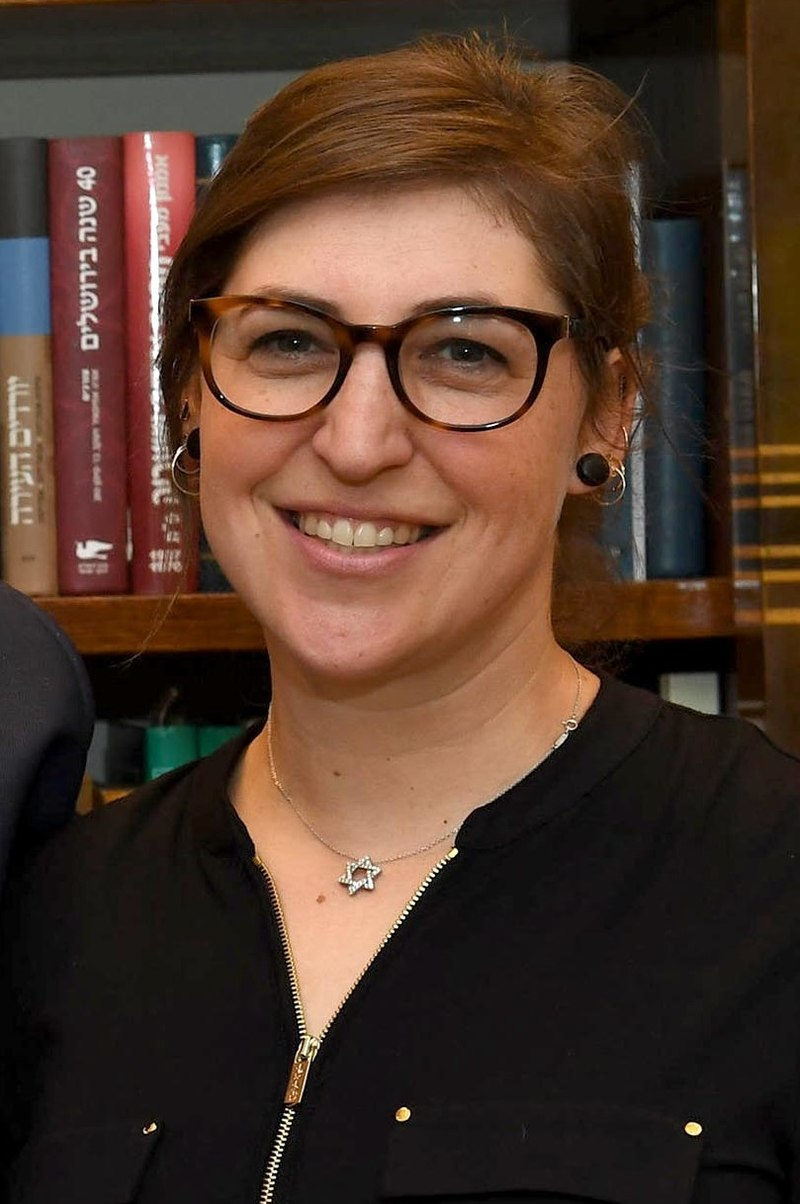
#> input picture data/mayim.jpeg, 800 x 1204 px, found by its file name
$ python app.py
#> lines starting #> are read from the running program, lines starting #| are printed output that depends on the picture

from tkinter import CASCADE
import cv2
import numpy as np
from PIL import Image, ImageOps
from dataclasses import dataclass
from collections import OrderedDict

@dataclass
class DigitalImaging:
    #define and initial classifiers as data members
    eye_classifier:CASCADE = \
        cv2.CascadeClassifier(cv2.data.haarcascades + 'haarcascade_eye.xml')
    face_classifier:CASCADE = \
        cv2.CascadeClassifier(cv2.data.haarcascades +
                              'haarcascade_frontalface_default.xml')

    def __init__(self) -> None:
        pass


    def convert_to_gs(self, path: str = "") -> Image:
        """convert_to_gs

        Args:
            path (str, optional): path to image. Defaults to "".

        Returns:
            Image: converted to grayscale
        """
#> called with path = 'final_proj\\data\\mayim.jpeg'
        # open the image by the givven path
        with Image.open(path) as image:
            # convert to grayscale mode
#> image is the input picture: PIL image 800x1204 RGB; mean R, G, B 78.3, 55.6, 43.1
            im = ImageOps.grayscale(image)
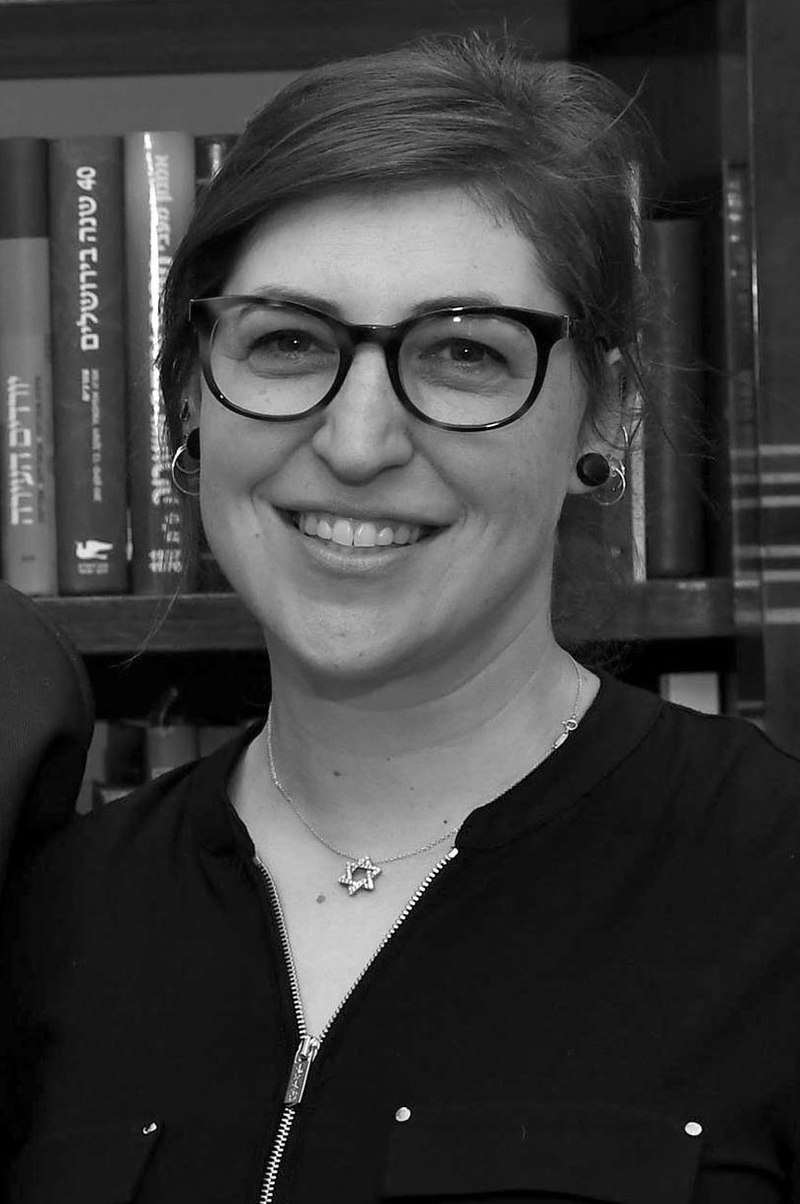
#> im: PIL image 800x1204 L; min 0, max 255, mean 61
            print("image mode is: ",im.mode)
#| image mode is:  L
        return im

    def color_at(self, array: np.ndarray, i: int, j: int) -> tuple:
        # check if imgage is writble
        if array.flags.writeable:
            # return a tuple with the RGB in givven cordinate
            return tuple(array[i][j])
        pass

    def reduce_to(self, path: str = "", ch: str = "") -> Image:
        im = Image.open(path)
        image_array = np.array(im)
        if ch.upper() == "R":
            image_array[:, :, (1, 2)] = 0

        elif ch.upper() == "G":
            image_array[:, :, (0, 2)] = 0

        elif ch.upper() == "B":
            image_array[:, :, (0, 1)] = 0
        im = Image.fromarray(image_array)
        return im

    def make_collage(self, images: list = []) -> np.ndarray:
        # variable that holds the position in the tuple
        select_color = 0
        # colors tuple
        collors = ((1, 2), (0, 2), (0, 1))
        # initial the first color "RED"
        color = collors[0]
        # variable that hold the value of the count of the images
        count = 0
        # an array for the new image
        new_arr = []
        for image in images:
            # an expression to manage the color replace every 3 images
            if select_color % 3 == 0:
                color = collors[count]
                count = count+1 if count < 2 else 0
            # convert the current image to array
            image_array = np.array(image)
            # reduce the color of the image
            image_array[:, :, color] = 0
            select_color += 1
            # appending the new image array
            new_arr.append(image_array)
        concatenate = np.concatenate(tuple(new_arr), axis=0)
        return concatenate

    def shapes_dict(self, list_obj: list = []):
        order: OrderedDict = {}
        for index, image in enumerate(list_obj):
            # putting all images dimensions in dictionary by order
            order[index] = image.size
        return order

    # [9 lines left out: function show_image, not called in this run]

    def detect_obj(self, path: str = "", object: str = "",  im: Image = None) -> Image:
        # an expressin so we can handle to get image by object or by path
        if path != "" and im == None:
            img = cv2.imread(path)
        else:
            img = im
        # make a copy of the image
        copy = img.copy()
        # convert image mode to grayscale
        img_gray = cv2.cvtColor(copy, cv2.COLOR_BGR2GRAY)
        # an expression to define the desire classifier by the class data members
        if object.upper() == "FACE":
            classifier = self.face_classifier
        elif object.upper() == "EYES":
            classifier = self.eye_classifier
        # the algorithm to detect an object in image
        image = classifier.detectMultiScale(img_gray,1.1,20)
        for (_x, _y, _w, _h) in image:
            cv2.rectangle(copy,
                          (_x, _y),  # upper-left corner
                          (_x+_w, _y+_h),  # lower-right corner
                          (0, 0, 0),
                          5)
        copy = Image.fromarray(copy)
        return copy

    # [32 lines left out: functions detect_obj_adv, detect_face_in_vid, not called in this run]


def __del__(self):
    print("Destroy")
    pass


if __name__ == "__main__":
    di = DigitalImaging()
    image_path = r'final_proj\data\mayim.jpeg'
    gray_img = di.convert_to_gs(image_path)
    img = Image.open(image_path)
    img.show()
    gray_img.show()
    img_arr = np.array(img)
    print(di.color_at(img_arr,4,5))
#| (80, 50, 14)
    green_img = di.reduce_to(image_path,"g")
#> in reduce_to, `image_array[:, :, (0, 2)] = 0`:
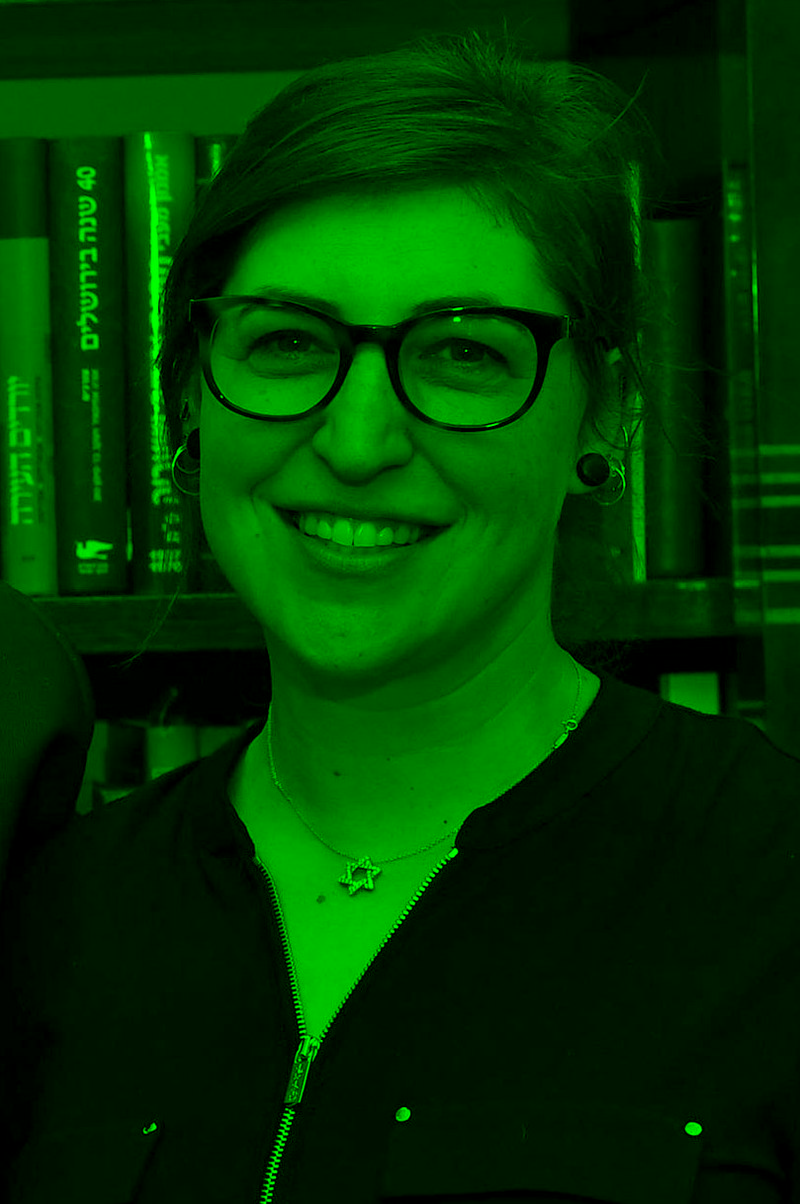
#> image_array: shape (1204, 800, 3); mean R, G, B 0, 55.6, 0
    green_img.show()
    images_array = [img for i in range(10)]
#> images_array = 10 items
    collage = di.make_collage(images_array)
#> the loop in make_collage, `for image in images:` made 10 passes
#> (color, count) on passes 1, 4, 7, 10: ((1, 2), 1), ((0, 2), 2), ((0, 1), 0), ((1, 2), 1)
#> after the loop in make_collage, `for image in images:`:
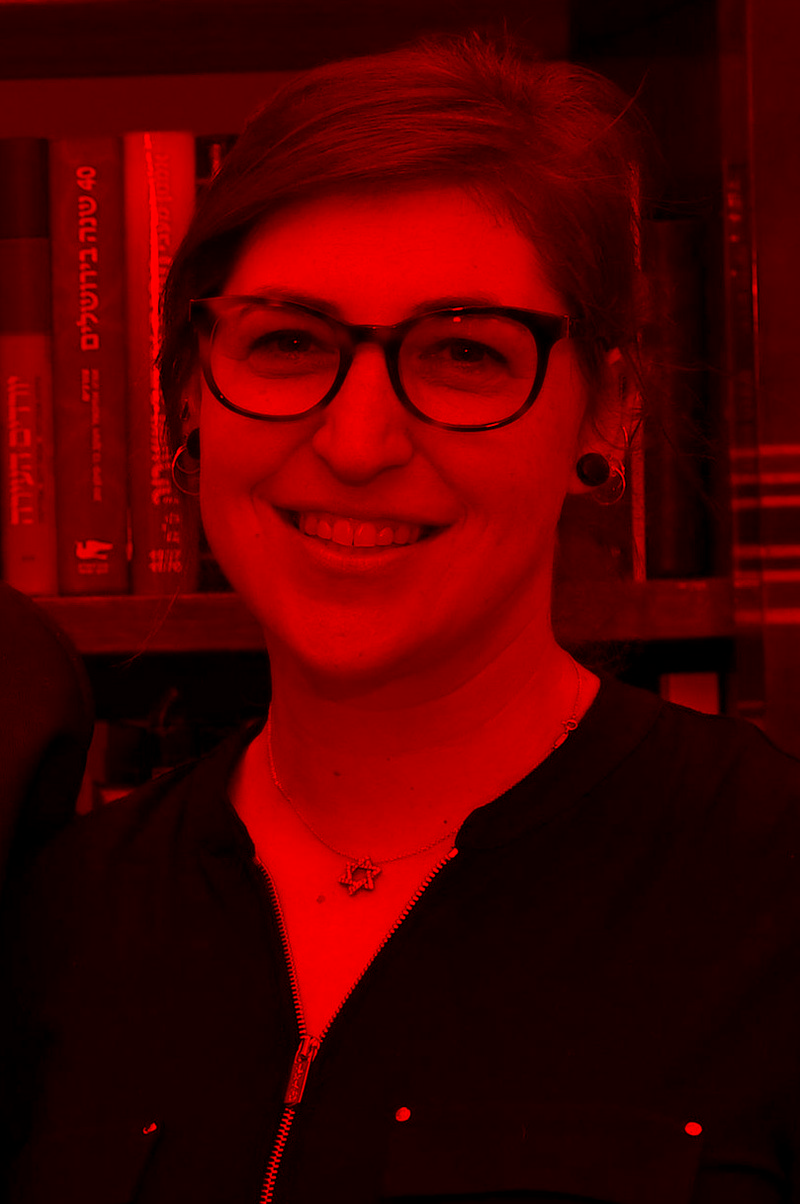
#> image_array: shape (1204, 800, 3); mean R, G, B 78.3, 0, 0
#> after the loop in make_collage, `for image in images:`: select_color = 10
#> in make_collage, `concatenate = np.concatenate(tuple(new_arr), axis=0)`:
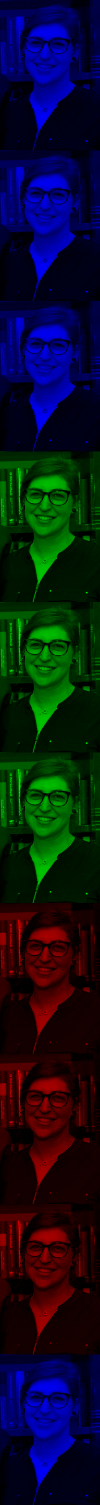
#> concatenate: shape (12040, 800, 3) (shown at 1/8 size); mean of channels 0, 1, 2 31.3, 16.7, 12.9; drawn as B, G, R
    collage = Image.fromarray(collage)
    collage.show()
    print(di.shapes_dict(images_array))
#> the loop in shapes_dict, `for index, image in enumerate(list_obj):` made 10 passes
#> after the loop in shapes_dict, `for index, image in enumerate(list_obj):`: order = 10 items
#| {0: (800, 1204), 1: (800, 1204), 2: (800, 1204), 3: (800, 1204), 4: (800, 1204), 5: (800, 1204), 6: (800, 1204), 7: (800, 1204), 8: (800, 1204), 9: (800, 1204)}
    image_path = r'final_proj\data\pic.jpg'
    detect_eye = di.detect_obj(image_path,"Eyes")
#> (the run stopped early here; a loop or call above may not have finished)
